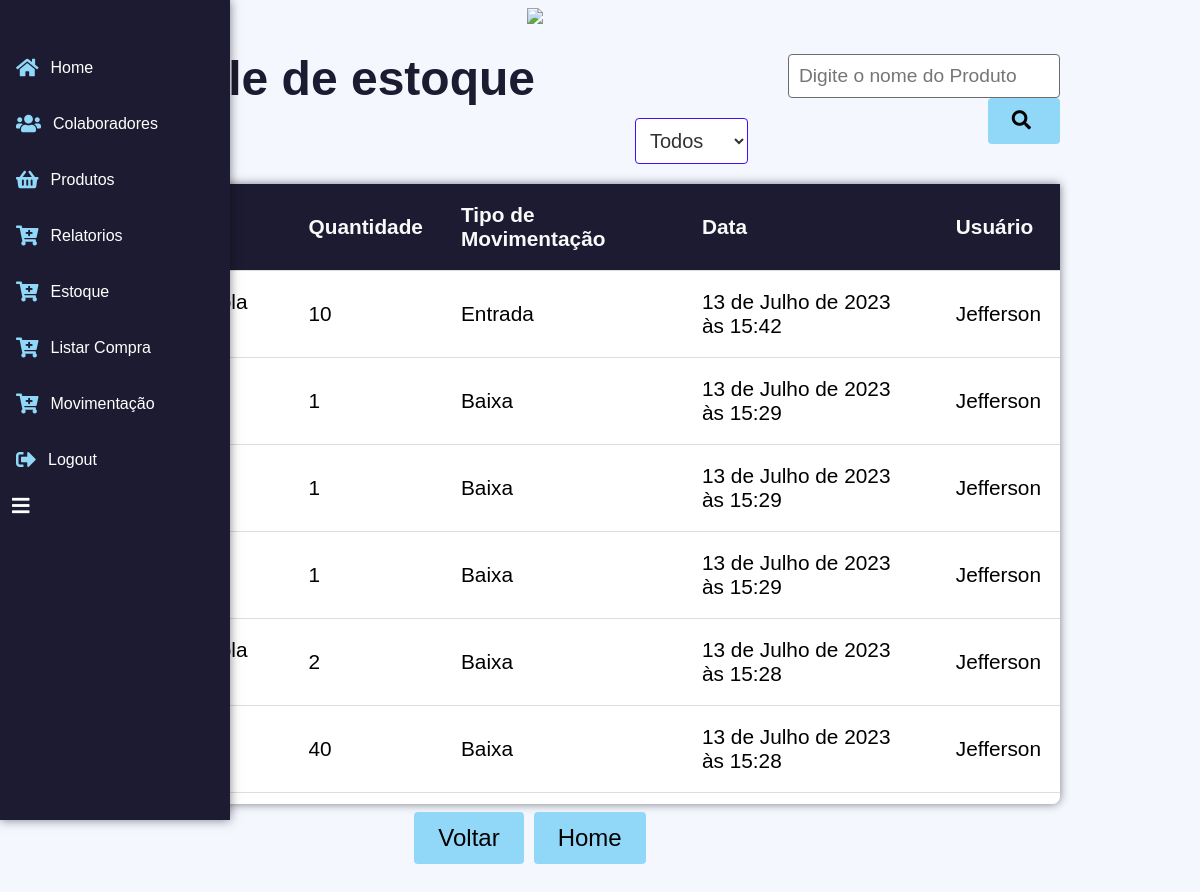
Screenshot of /movimentacao-estoque/ (signed in) with the database file from the repository.
### estoque/models.py (models this page shows, shortened)
class MovimentacaoEstoque(models.Model):
    MOVIMENTO_CHOICES = (
        ('entrada', 'Entrada'),
        ('baixa', 'Baixa'),
    )
    tipo_movimentacao = models.CharField(choices=MOVIMENTO_CHOICES, max_length=10,default='entrada')
    quantidade = models.PositiveIntegerField(default=1)
    usuario = models.ForeignKey(User, on_delete=models.CASCADE)
    produto= models.ForeignKey(Produto,on_delete=models.CASCADE)
    data = models.DateTimeField(default=timezone.now)

### estoque/views.py (the view)
# urls.py: path('movimentacao-estoque/', views.movimentacao_estoque, name='movimentacao_estoque'),
@login_required(login_url='login')
def movimentacao_estoque(request):
    movimentacoes_entrada = MovimentacaoEstoque.objects.filter(tipo_movimentacao='entrada')
    movimentacoes_baixa = MovimentacaoEstoque.objects.filter(tipo_movimentacao='baixa')
    movimentacoes = list(movimentacoes_entrada) + list(movimentacoes_baixa)
    return render(request, 'movimentacao_estoque.html', {'movimentacoes': movimentacoes})

### produtos/models.py (called while the page is built)
    def __str__(self):
        return self.nome

### estoque/templates/movimentacao_estoque.html (shortened to what this page needs)
{% load static %}
<!DOCTYPE html>
<html>
<head>
    <link rel="stylesheet" href="https://cdnjs.cloudflare.com/ajax/libs/font-awesome/5.15.4/css/all.min.css">
    <link rel="stylesheet" href="{% static 'formularios/lista_forms.css' %}">
</head>
<body>
    <div class="container">
        <div class="image-container">
            <img src="https://www.scivale.com.br/wp-content/uploads/2017/12/logo-sci.png">
        </div>
        <h1>Controle de estoque</h1>
        <div class="filter-row">
            <div class="filter-container">
                <select name="categoria" id="categoria-select">
                    <option value="">Todos</option>
                </select>
            </div>
            <div class="search-form">
                <input type="text" id="search-input" class="search-input" placeholder="Digite o nome do Produto">
                <button type="button" id="search-button" class="search-button">
                    <i class="fas fa-search search-icon"></i>
                </button>
            </div>
        </div>
        <div class="table-container">
            <table>
                <thead>
                    <tr>
                        <th>Produto</th>
                        <th>Quantidade</th>
                        <th>Tipo de Movimentação</th>
                        <th>Data</th>
                        <th>Usuário</th>
                    </tr>
                </thead>
                <tbody>
                    {% for movimentacao in movimentacoes|dictsortreversed:'data' %}
                    <tr data-categoria="{{ movimentacao.tipo_movimentacao }}">
                        <td>{{ movimentacao.produto }}</td>
                        <td>{{ movimentacao.quantidade }}</td>
                        <td>
                            {% if movimentacao.tipo_movimentacao == 'entrada' %}
                            Entrada
                            {% else %}
                            Baixa
                            {% endif %}
                        </td>
                        <td>{{ movimentacao.data }}</td>
                        <td>{{ movimentacao.usuario.username }}</td>
                    </tr>
                    {% empty %}
                    <tr>
                        <td colspan="5">Sem movimentações de estoque</td>
                    </tr>
                    {% endfor %}
                </tbody>
            </table>
        </div>
        <div class="button-container">
            <button class="button" onclick="goBack()">Voltar</button>
            <button class="button" onclick="goHome()">Home</button>
        </div>
    </div>
        <div id="navbar">
            {% include 'navBar.html' %}
        </div>
</body>
</html>

### static/formularios/lista_forms.css (style rules this page uses)
body { font-family: Arial, sans-serif; background-color: #f5f7ff; margin: 0; padding: 58px; overflow: hidden; }
.container { max-width: 1420px; margin: 0 auto; padding: 10px; overflow: auto; margin-right: 130px; }
h1 { padding: 35px; text-align: center; color: #1d1b31; font-size: 3rem; margin-top: -52px; position: absolute; left: auto; right: 630px; }
table { width: 100%; border-collapse: collapse; background-color: #ffffff; box-shadow: 0 0 10px rgba(0, 0, 0, 0.1); border-radius: 0 0 8px 8px; }
.table-container { margin-top: 20px !important; overflow: auto; max-height: 620px; border-radius: 0 0 8px 8px; box-shadow: 0 0 10px rgba(0, 0, 0, 0.5); }
th { position: sticky; top: 0; background-color: #1d1b31; color: #f9f9f9; font-size: 1.5rem; cursor: pointer; }
th, td { border-bottom: 1px solid #ddd; padding: 19px; text-align: left; font-size: 1.3rem; }
.search-form { margin-bottom: 20px; text-align: right; margin-left: auto; }
.search-input { padding: 10px; border: 1px solid #6d6b6b; border-radius: 4px; width: 250px; font-size: 1.2rem; }
.search-button { padding: 12px 24px; background-color: #91d8f8; color: #000000; border: none; border-radius: 4px; cursor: pointer; font-size: 1.2rem; }
.search-icon { margin-right: 5px; }
.image-container { text-align: center; margin-bottom: 40px; }
.image-container img { max-width: 200px; margin-top: -10px !important; }
.button-container { display: flex; justify-content: center; margin-top: -2px; background-color: 0; padding: 10px; }
.button { padding: 12px 24px; background-color: #91d8f8; color: #000; border: none; border-radius: 4px; cursor: pointer; font-size: 1.5rem; margin-right: 10px; }
.filter-row { display: flex; align-items: center; justify-content: center; margin-top: 40px; text-align: center; }
.filter-row .filter-container { margin: 0 auto; display: flex; flex-direction: column; align-items: flex-start; text-align: center; margin-left: 350px; }
.filter-container select { padding: 10px; font-size: 20px; border: 1px solid #430ef1; border-radius: 4px; background-color: #ffffff; color: #333333; margin-top: 5px; }

### estoque/templates/movimentacao_estoque.html (style rules this page uses)
h1 { margin-top: -52px !important; }
.search-input { margin-top: -30px; }
.filter-row { margin-left: 275px !important; }

### navBar/templates/navBar.html (style rules this page uses)
body { margin: 0; padding: 0; }

### rows the page displays
MovimentacaoEstoque: quantidade "10", tipo_movimentacao "Entrada", data "13 de Julho de 2023 às 15:42", usuario.username "Jefferson"
MovimentacaoEstoque: quantidade "1", tipo_movimentacao "Baixa", data "13 de Julho de 2023 às 15:29", usuario.username "Jefferson"
MovimentacaoEstoque: quantidade "1", tipo_movimentacao "Baixa", data "13 de Julho de 2023 às 15:29", usuario.username "Jefferson"
MovimentacaoEstoque: quantidade "1", tipo_movimentacao "Baixa", data "13 de Julho de 2023 às 15:29", usuario.username "Jefferson"
MovimentacaoEstoque: quantidade "2", tipo_movimentacao "Baixa", data "13 de Julho de 2023 às 15:28", usuario.username "Jefferson"
MovimentacaoEstoque: quantidade "40", tipo_movimentacao "Baixa", data "13 de Julho de 2023 às 15:28", usuario.username "Jefferson"
